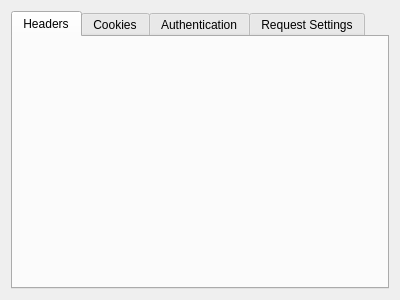
<?xml version="1.0" encoding="UTF-8"?>
<ui version="4.0">
 <class>RequestInfoWidget</class>
 <widget class="QWidget" name="RequestInfoWidget">
  <property name="geometry">
   <rect>
    <x>0</x>
    <y>0</y>
    <width>400</width>
    <height>300</height>
   </rect>
  </property>
  <property name="windowTitle">
   <string>Form</string>
  </property>
  <layout class="QGridLayout" name="gridLayout">
   <item row="0" column="0">
    <widget class="QTabWidget" name="tabpagesRequestInfo">
     <property name="currentIndex">
      <number>0</number>
     </property>
     <widget class="QWidget" name="tabHeaders">
      <attribute name="title">
       <string>Headers</string>
      </attribute>
      <layout class="QGridLayout" name="gridLayout_2">
       <item row="0" column="0">
        <layout class="QGridLayout" name="layoutHeaders">
         <property name="spacing">
          <number>0</number>
         </property>
        </layout>
       </item>
      </layout>
     </widget>
     <widget class="QWidget" name="tabCookies">
      <attribute name="title">
       <string>Cookies</string>
      </attribute>
      <layout class="QGridLayout" name="gridLayout_4">
       <item row="0" column="0">
        <layout class="QGridLayout" name="layoutCookies">
         <property name="spacing">
          <number>0</number>
         </property>
        </layout>
       </item>
      </layout>
     </widget>
     <widget class="QWidget" name="tabAuthentication">
      <attribute name="title">
       <string>Authentication</string>
      </attribute>
      <layout class="QGridLayout" name="gridLayout_5">
       <item row="0" column="0">
        <layout class="QGridLayout" name="layoutAuthentication"/>
       </item>
      </layout>
     </widget>
     <widget class="QWidget" name="tabRequestSettings">
      <attribute name="title">
       <string>Request Settings</string>
      </attribute>
      <layout class="QVBoxLayout" name="verticalLayout_2">
       <item>
        <layout class="QGridLayout" name="layoutRequestSettings"/>
       </item>
      </layout>
     </widget>
    </widget>
   </item>
  </layout>
 </widget>
 <resources/>
 <connections/>
</ui>
